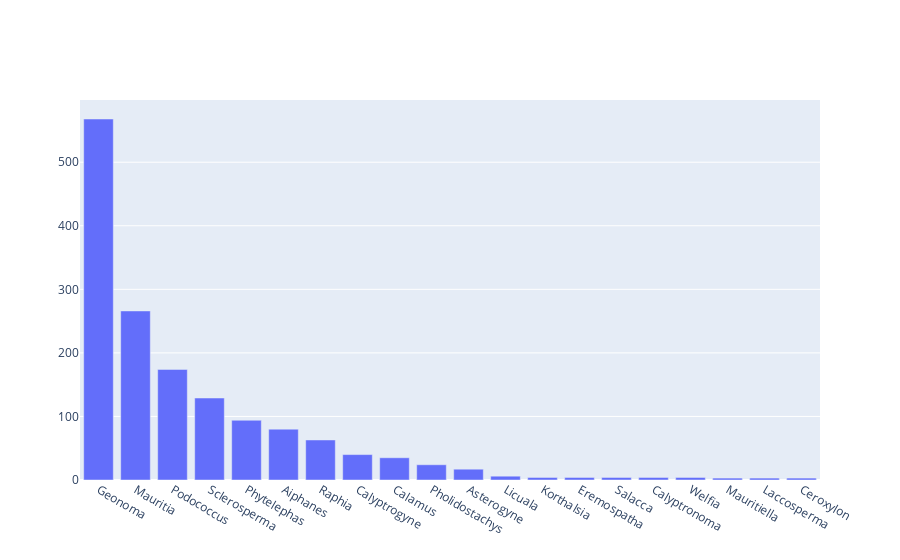

The cell this chart's notebook holds for it:
### Code cell
# now, we can filter by Arecaecae
palms = genomesra5[genomesra5['tax_level3'] == 'Arecaceae']
# groupby genera
byorglib = palms.groupby(by = ['genus'])['Experiment Accession'].count().reset_index()
byorglib.sort_values('Experiment Accession', ascending = False, inplace = True)
byorglib

fig = make_subplots(rows = 1, cols = 1, column_widths = [50], row_heights = [5])
fig.add_trace(go.Bar(x = byorglib['genus'],
             y = byorglib['Experiment Accession'], textposition = 'outside', textfont = dict(size = 6)),
             row=1, col=1)
fig.show()# not zero indexed ffs

### Figure 1 — Plotly figure (JSON) as saved in the notebook; plotly's stock layout.template omitted (floating-point values rounded to 4 significant figures)
{"data": [{"textfont": {"size": 6}, "textposition": "outside", "type": "bar", "x": ["Geonoma", "Mauritia", "Podococcus", "Sclerosperma", "Phytelephas", "Aiphanes", "Raphia", "Calyptrogyne", "Calamus", "Pholidostachys", "Asterogyne", "Licuala", "Korthalsia", "Eremospatha", "Salacca", "Calyptronoma", "Welfia", "Mauritiella", "Laccosperma", "Ceroxylon"], "xaxis": "x", "y": [568, 266, 174, 129, 94, 80, 63, 40, 35, 24, 17, 6, 4, 4, 4, 4, 4, 3, 3, 3], "yaxis": "y"}], "layout": {"xaxis": {"anchor": "y", "domain": [0, 1]}, "yaxis": {"anchor": "x", "domain": [0, 1]}}}
